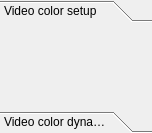
<?xml version="1.0" encoding="UTF-8"?>
<ui version="4.0">
 <class>mvd::VideoColorToolBox</class>
 <widget class="QToolBox" name="mvd::VideoColorToolBox">
  <property name="geometry">
   <rect>
    <x>0</x>
    <y>0</y>
    <width>152</width>
    <height>133</height>
   </rect>
  </property>
  <property name="windowTitle">
   <string>Video color</string>
  </property>
  <property name="locale">
   <locale language="C" country="AnyCountry"/>
  </property>
  <property name="frameShape">
   <enum>QFrame::NoFrame</enum>
  </property>
  <property name="currentIndex">
   <number>0</number>
  </property>
  <widget class="mvd::ColorSetupWidget" name="videoColorSetupPage">
   <property name="geometry">
    <rect>
     <x>0</x>
     <y>0</y>
     <width>152</width>
     <height>79</height>
    </rect>
   </property>
   <attribute name="label">
    <string>Video color setup</string>
   </attribute>
  </widget>
  <widget class="mvd::ColorDynamicsWidget" name="videoColorDynamicsPage">
   <property name="geometry">
    <rect>
     <x>0</x>
     <y>0</y>
     <width>152</width>
     <height>79</height>
    </rect>
   </property>
   <attribute name="label">
    <string>Video color dynamics</string>
   </attribute>
  </widget>
 </widget>
 <customwidgets>
  <customwidget>
   <class>mvd::ColorSetupWidget</class>
   <extends>QWidget</extends>
   <header>mvdColorSetupWidget.h</header>
   <container>1</container>
  </customwidget>
  <customwidget>
   <class>mvd::ColorDynamicsWidget</class>
   <extends>QWidget</extends>
   <header>mvdColorDynamicsWidget.h</header>
   <container>1</container>
  </customwidget>
 </customwidgets>
 <resources/>
 <connections/>
</ui>
